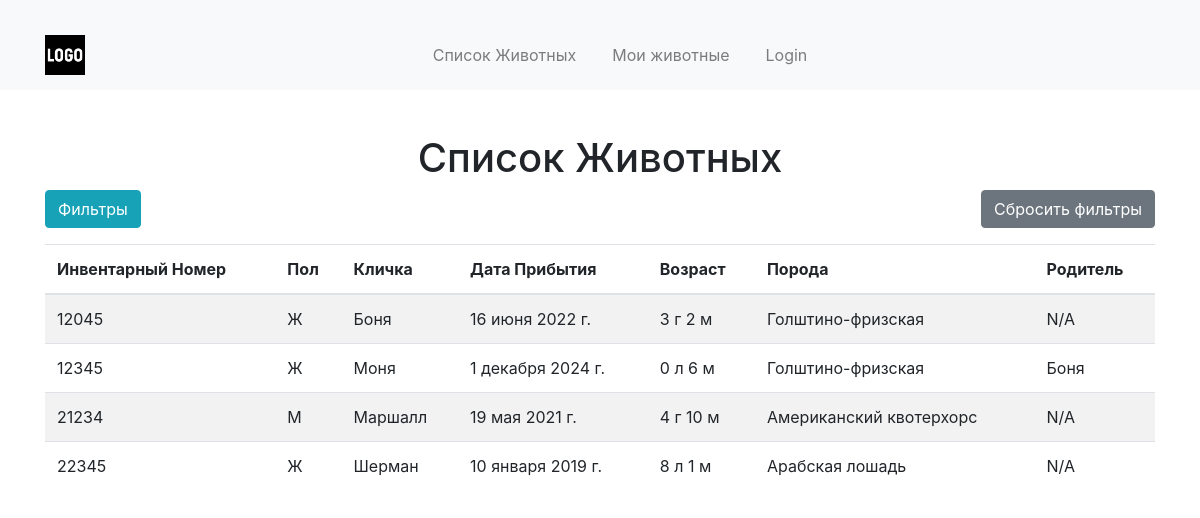
Page /animal_list/ on the committed database.
### main/models.py (models this page shows, shortened)
class Animal(models.Model):
    GENDER_CHOICES = [
        ('M', 'Male'),
        ('F', 'Female'),
    ]
    inventory_number = models.CharField(max_length=50, unique=True)
    gender = models.CharField(max_length=1, choices=GENDER_CHOICES)
    nickname = models.CharField(max_length=100, null=True, blank=True)
    arrival_date = models.DateField()
    arrival_age_months = models.PositiveIntegerField()
    breed = models.ForeignKey(Breed, on_delete=models.CASCADE, related_name='animals')
    parent_animal = models.ForeignKey('self', on_delete=models.SET_NULL, null=True, blank=True, related_name='offspring')
    @property
    def age(self):
        today = date.today()
        arrival_age_years = self.arrival_age_months // 12
        arrival_age_remaining_months = self.arrival_age_months % 12
        age_years = today.year - self.arrival_date.year + arrival_age_years
        age_months = today.month - self.arrival_date.month + arrival_age_remaining_months
        if age_months >= 12:
            age_years += 1
            age_months -= 12
        if age_months < 0:
            age_years -= 1
            age_months += 12
        if age_years == 1:
            year_str = "1 г"
        elif 2 <= age_years <= 4:
            year_str = f"{age_years} г"
        else:
            year_str = f"{age_years} л"
        month_str = f"{age_months} м"
        return f"{year_str} {month_str}"

class Breed(models.Model):
    breed_name = models.CharField(max_length=100)
    animal_type = models.ForeignKey(AnimalType, on_delete=models.CASCADE)
    slug = models.SlugField(max_length=100, unique=True, blank=True)  # Обязательно наличие этого поля

### main/views.py (the view)
# urls.py: path('animal_list/', views.animal_list, name='animal_list'),
def animal_list(request):
    animal_types = AnimalType.objects.all()
    breeds = Breed.objects.all()
    selected_type = request.GET.get('type')
    selected_breed = request.GET.get('breed')
    name = request.GET.get('name')
    inventory_number = request.GET.get('inventory_number')
    age_from = request.GET.get('age_from')
    age_to = request.GET.get('age_to')
    arrival_date_from = request.GET.get('arrival_date_from')
    arrival_date_to = request.GET.get('arrival_date_to')
    animals = Animal.objects.all()
    if selected_type:
        animals = animals.filter(breed__animal_type__id=selected_type)
    if selected_breed:
        animals = animals.filter(breed__id=selected_breed)
    if name:
        animals = animals.filter(nickname__icontains=name)
    if inventory_number:
        animals = animals.filter(inventory_number__icontains=inventory_number)
    if age_from:
        age_from_date = date.today() - timedelta(days=int(age_from) * 365.25)
        animals = animals.filter(arrival_date__lte=age_from_date)
    if age_to:
        age_to_date = date.today() - timedelta(days=int(age_to) * 365.25)
        animals = animals.filter(arrival_date__gte=age_to_date)
    if arrival_date_from:
        animals = animals.filter(arrival_date__gte=arrival_date_from)
    if arrival_date_to:
        animals = animals.filter(arrival_date__lte=arrival_date_to)
    return render(request, 'main/animal_list.html', {
        'animals': animals,
        'animal_types': animal_types,
        'breeds': breeds,
        'selected_type': selected_type,
        'selected_breed': selected_breed,
        'name': name,
        'inventory_number': inventory_number,
        'age_from': age_from,
        'age_to': age_to,
        'arrival_date_from': arrival_date_from,
        'arrival_date_to': arrival_date_to,
    })

### main/templates/main/animal_list.html (shortened to what this page needs)
{% extends "main/base.html" %}
{% block content %}
    <h1 class="text-center">Список Животных</h1>
    <div class="d-flex justify-content-between mb-3">
        <button type="button" class="btn btn-info" onclick="toggleFilters()">Фильтры</button>
        <a href="{% url 'main:animal_list' %}" class="btn btn-secondary">Сбросить фильтры</a>
    </div>
    <table class="table table-striped mt-3">
        <thead>
            <tr>
                <th>Инвентарный Номер</th>
                <th>Пол</th>
                <th>Кличка</th>
                <th>Дата Прибытия</th>
                <th>Возраст</th>
                <th>Порода</th>
                <th>Родитель</th>
            </tr>
        </thead>
        <tbody>
            {% for animal in animals %}
                <tr>
                    <td>{{ animal.inventory_number }}</td>
                    <td>{{ animal.get_gender_display }}</td>
                    <td>{{ animal.nickname }}</td>
                    <td>{{ animal.arrival_date }}</td>
                    <td>{{ animal.age }}</td>
                    <td>{{ animal.breed.breed_name }}</td>
                    <td>
                        {% if animal.parent_animal %}
                            {{ animal.parent_animal.nickname }}
                        {% else %}
                            N/A
                        {% endif %}
                    </td>
                </tr>
            {% endfor %}
        </tbody>
    </table>
{% endblock content %}

### main/templates/main/base.html (shortened to what this page needs)
<!DOCTYPE html>
<html lang="en">
<head>
    <link rel="stylesheet" href="https://stackpath.bootstrapcdn.com/bootstrap/4.3.1/css/bootstrap.min.css">
</head>
<body>
    {% load static %}
    <nav class="navbar navbar-expand-lg navbar-light bg-light">
        <div class="container">
            <a class="navbar-brand" href="/"><img src="{% static 'images/logo.png' %}" alt="logo" style="height: 40px;"></a>
            <div class="collapse navbar-collapse justify-content-center" id="navbarNav">
                <ul class="navbar-nav">
                    <li class="nav-item">
                        <a class="nav-link" href="{% url 'main:animal_list' %}">Список Животных</a>
                    </li>
                    <li class="nav-item">
                        <a class="nav-link" href="{% url 'main:my_animals' %}">Мои животные</a>
                    </li>
                    {% if user.is_authenticated %}
                    <li class="nav-item">
                        <a class="nav-link" href="{% url 'logout' %}">Logout</a>
                    </li>
                    {% else %}
                    <li class="nav-item">
                        <a class="nav-link" href="{% url 'login' %}">Login</a>
                    </li>
                    {% endif %}
                </ul>
            </div>
        </div>
    </nav>
    <div class="container mt-4">
        {% block content %}
        {% endblock %}
    </div>
</body>
</html>

### main/templates/main/base.html (style rules this page uses)
.navbar { background-color: #f8f9fa; padding: 10px 20px; }
.navbar-brand { margin-right: auto; }
.navbar-nav { flex-direction: row; }
.nav-item { margin-left: 10px; margin-right: 10px; }
.container { padding-top: 20px; }

### rows in the picture
Animal: inventory_number "12045", gender "Ж", nickname "Боня", arrival_date "16 июня 2022 г.", age "3 г 2 м", breed.breed_name "Голштино-фризская", shows "N/A"
Animal: inventory_number "12345", gender "Ж", nickname "Моня", arrival_date "1 декабря 2024 г.", age "0 л 6 м", breed.breed_name "Голштино-фризская", parent_animal.nickname "Боня"
Animal: inventory_number "21234", gender "М", nickname "Маршалл", arrival_date "19 мая 2021 г.", age "4 г 10 м", breed.breed_name "Американский квотерхорс", shows "N/A"
Animal: inventory_number "22345", gender "Ж", nickname "Шерман", arrival_date "10 января 2019 г.", age "8 л 1 м", breed.breed_name "Арабская лошадь", shows "N/A"
